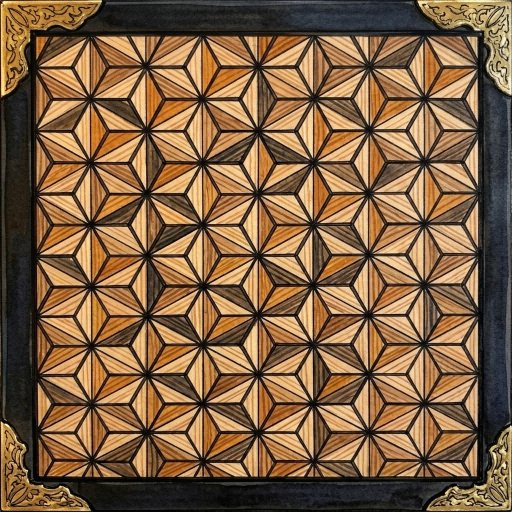
#> input picture puzles/ilustrada/fuentes/nivel2/cara_asanoha.jpg, 1024 x 1024 px (shown at 1/2 size); its folder holds 3 pictures in this run
$ python nivel2_capas.py
#> lines starting #> are read from the running program, lines starting #| are printed output that depends on the picture; after the words box and inside, x2 and y2 are one past the last pixel; in counts of white or black regions, pixels touching at a corner belong together; pictures that were not available may be replaced by others from this repository, and a replacement may not be noted
#!/usr/bin/env python3
"""Las capas del nivel 2 («La caja de dentro»), sacadas de sus ilustraciones de Gemini (fuentes/nivel2/ y
fuentes/sala_dos_ojos.jpg).

- La caja hija: tres caras pintadas de frente (asanoha, kikko y el frente con el párpado tallado), a 512 px.
- La cajita de laca roja vista desde arriba, recortada en su círculo (su tapa gira en el puzle de bolsillo).
- El ojo nuevo, el de piedra de luna, para animarlo como el viejo:
  - `ojo2.webp`: la cuenca con el ojo puesto y el iris borrado (se rellena fila a fila entre sus lados);
  - `iris2.webp`: el iris suelto;
  - su almendra (el hueco entre los párpados) y su iris van en `nivel2.json`.

Uso:  python3 puzles/ilustrada/herramientas/nivel2_capas.py
"""
import json
import os

import numpy as np
from PIL import Image, ImageDraw
from scipy import ndimage

AQUI = os.path.dirname(os.path.abspath(__file__))
RAIZ = os.path.normpath(os.path.join(AQUI, '..'))
FUENTES = os.path.join(RAIZ, 'fuentes')
CAPAS = os.path.join(RAIZ, 'pagina', 'capas')
ANCHO, ALTO = 1376, 768

# El ojo nuevo, medido sobre sala_dos_ojos.jpg (píxeles del boceto): arriba de izquierda a derecha y abajo de vuelta
ALMENDRA2 = [(876, 390.5), (880, 382), (885, 377), (890, 373.8), (900, 370), (910, 368.8), (920, 369.4), (930, 371.9),
             (940, 376.9), (947.5, 382.5), (944, 387.5), (940, 391), (930, 394.4), (920, 396), (910, 396.9), (900, 396.5),
             (890, 395), (884, 393.5), (879, 392)]
IRIS2 = (911.9, 382.5, 14.4)
ZONA_OJO2 = (864, 352, 958, 404)          # lo que cambia en la cara: la cuenca entera con sus párpados


def poligono(puntos, sobre=4):
    m = Image.new('L', (ANCHO * sobre, ALTO * sobre), 0)
    ImageDraw.Draw(m).polygon([(x * sobre, y * sobre) for x, y in puntos], fill=255)
    return np.asarray(m.resize((ANCHO, ALTO), Image.LANCZOS)).astype(np.float32) / 255.0


def webp(nombre, rgb, alfa=None, calidad=88):
    rgb = np.clip(rgb, 0, 255).astype(np.uint8)
    imagen = Image.fromarray(rgb, 'RGB') if alfa is None else Image.fromarray(
        np.dstack([rgb, (np.clip(alfa, 0, 1) * 255).astype(np.uint8)]), 'RGBA')
    imagen.save(os.path.join(CAPAS, nombre + '.webp'), 'WEBP', quality=calidad, method=6)
    print(f'  {nombre}.webp  {imagen.size[0]}×{imagen.size[1]}')


def caras_hija():
    for nombre in ('asanoha', 'kikko', 'frente_ojo'):
        im = Image.open(os.path.join(FUENTES, 'nivel2', f'cara_{nombre}.jpg')).convert('RGB').resize((512, 512), Image.LANCZOS)
        webp('hija_' + nombre.replace('_ojo', ''), np.asarray(im, np.float32), calidad=86)
#|   hija_asanoha.webp  512×512
#> pass 3 of the loop in caras_hija, `for nombre in ('asanoha', 'kikko', 'frente_ojo'):`:
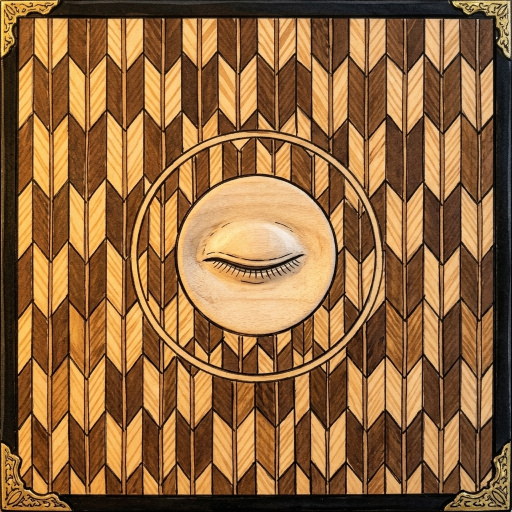
#> input picture puzles/ilustrada/fuentes/nivel2/cara_frente_ojo.jpg, 1024 x 1024 px (shown at 1/2 size)
#> in caras_hija, `im = Image.open(os.path.join(FUENTES, 'nivel2', f'cara_{nombre}.jpg'))..`:
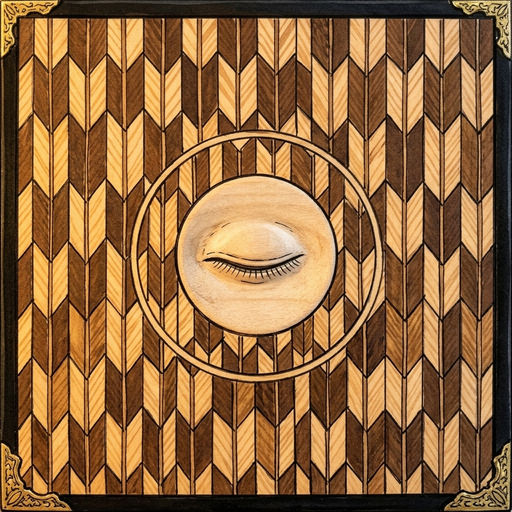
#> im: PIL image 512x512 RGB; mean R, G, B 145.8, 104.1, 61.8
#|   hija_frente.webp  512×512


def cajita():
    im = np.asarray(Image.open(os.path.join(FUENTES, 'nivel2', 'cajita.jpg')).convert('RGB'), np.float32)
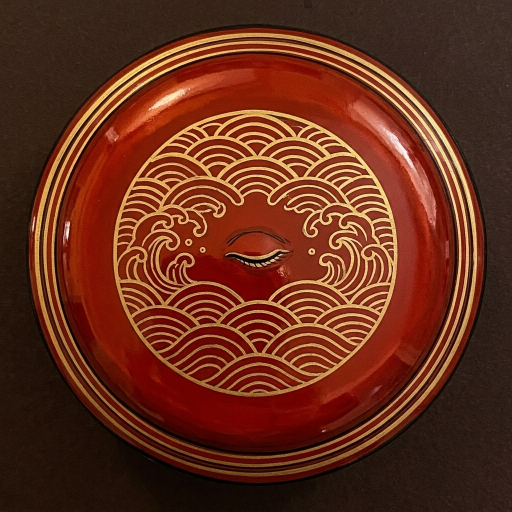
#> input picture puzles/ilustrada/fuentes/nivel2/cajita.jpg, 1024 x 1024 px (shown at 1/2 size)
#> im: shape (1024, 1024, 3) float32
    # el círculo de laca: lo que no es el fondo oscuro
    roja = (im[..., 0] > 90) & (im[..., 0] > im[..., 2] * 1.4)
#> roja: shape (1024, 1024) bool; 53% white; 2540 black regions (2401 under 20 px), largest, box (x1, y1, x2, y2) and area: (0, 0, 1024, 1024) 408167, (108, 104, 917, 913) 38992, (78, 74, 947, 946) 19479
    roja = ndimage.binary_fill_holes(ndimage.binary_closing(roja, iterations=4))
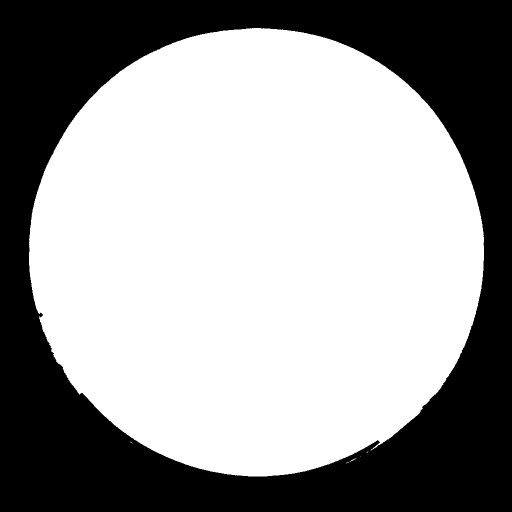
#> roja: shape (1024, 1024) bool (shown at 1/2 size); 61.2% white; 1 black region, box (x1, y1, x2, y2) and area: (0, 0, 1024, 1024) 407258
    ys, xs = np.nonzero(roja)
    cx, cy = xs.mean(), ys.mean()
#> cx = 513.3; cy = 503.7
    r = np.sqrt(roja.sum() / np.pi)
#> r = 451.8
    lado = int(np.ceil(r * 1.02))
#> lado = 461
    x0, y0 = int(round(cx - lado)), int(round(cy - lado))
#> x0 = 52; y0 = 43
    recorte = im[y0:y0 + 2 * lado, x0:x0 + 2 * lado]
    yy, xx = np.mgrid[0:2 * lado, 0:2 * lado]
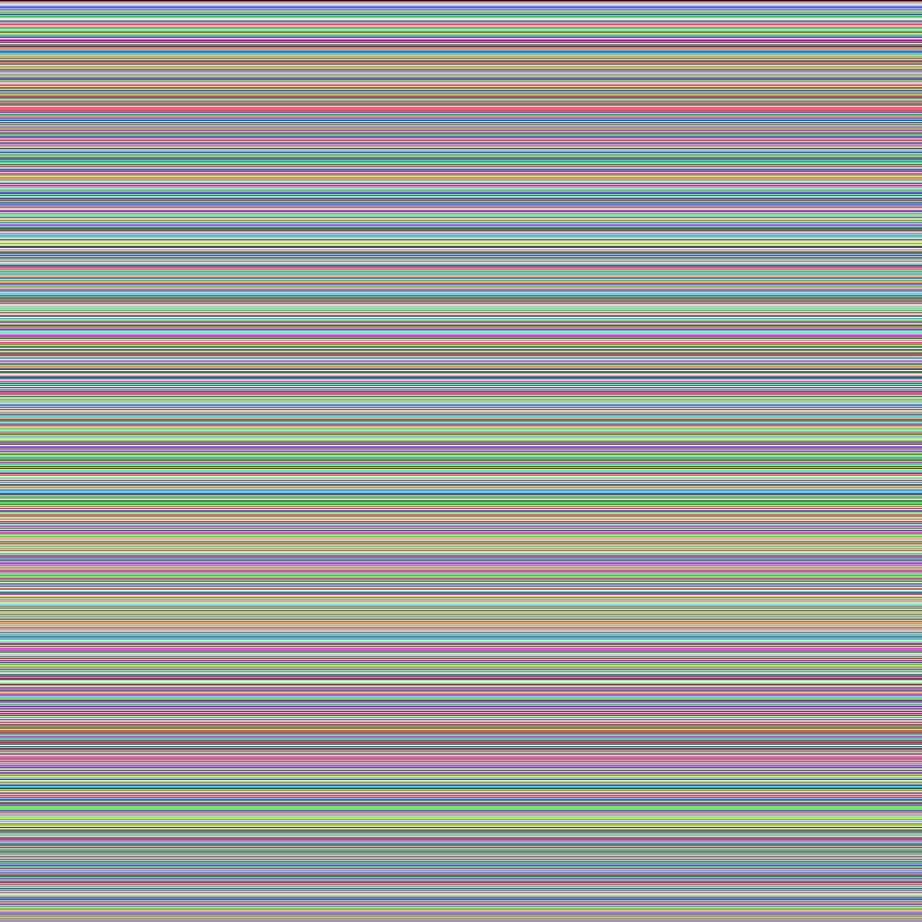
#> yy: shape (922, 922) int64; 922 distinct labels, from 0 to 921; one colour per label, 0 black
    alfa = np.clip(r + 0.5 - np.hypot(xx - (cx - x0), yy - (cy - y0)), 0, 1)
    rgb = np.asarray(Image.fromarray(recorte.astype(np.uint8)).resize((512, 512), Image.LANCZOS), np.float32)
    a = np.asarray(Image.fromarray((alfa * 255).astype(np.uint8)).resize((512, 512), Image.LANCZOS), np.float32) / 255
    webp('cajita', rgb, a, calidad=90)
#|   cajita.webp  512×512
    return {'radio': round(float(r / lado * 256), 1)}


def ojo_nuevo():
    base = np.asarray(Image.open(os.path.join(FUENTES, 'sala.jpg')).convert('RGB'), np.float32)
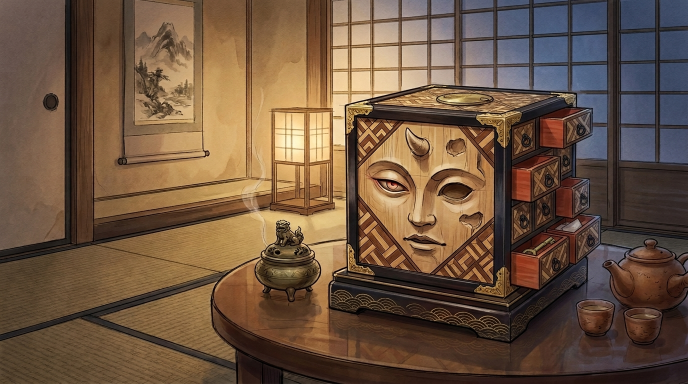
#> input picture puzles/ilustrada/fuentes/sala.jpg, 1376 x 768 px (shown at 1/2 size)
    dos = np.asarray(Image.open(os.path.join(FUENTES, 'sala_dos_ojos.jpg')).convert('RGB'), np.float32)
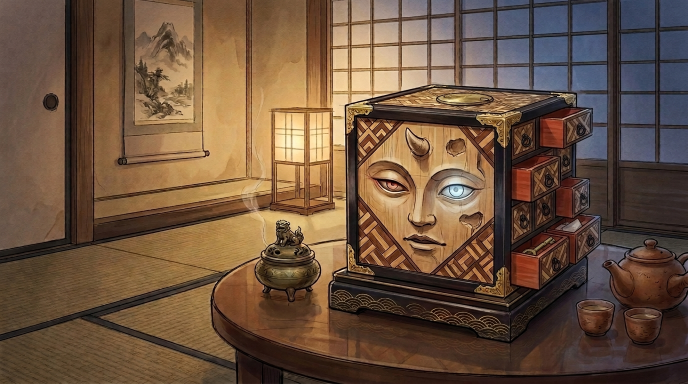
#> input picture puzles/ilustrada/fuentes/sala_dos_ojos.jpg, 1376 x 768 px (shown at 1/2 size)
    # Gemini oscurece un poco: se iguala por canal con lo que no cambia alrededor del ojo
    x0, y0, x1, y1 = ZONA_OJO2
    alrededor = np.zeros((ALTO, ANCHO), bool); alrededor[y0 - 40:y1 + 40, x0 - 60:x1 + 60] = True
    alrededor[y0:y1, x0:x1] = False
    for k in range(3):
        a, b = np.polyfit(dos[..., k][alrededor], base[..., k][alrededor], 1)
        dos[..., k] = dos[..., k] * a + b
#> this loop made 3 passes
#> (a, b) on passes 1 to 3: (1.02, -0.631), (0.982, 0.699), (0.871, 4.95)
    almendra = poligono(ALMENDRA2)
#> in poligono, `m = Image.new('L', (ANCHO * sobre, ALTO * sobre), 0)`: m: PIL image 5504x3072 L; every value is 0
#> in poligono, `ImageDraw.Draw(m).polygon([(x * sobre, y * sobre) for x, y in puntos],..`: m: PIL image 5504x3072 L; 0.14% white; 1 white region, box (x1, y1, x2, y2) and area: (3504, 1475, 3791, 1588) 23407
    cx, cy, r = IRIS2
    # el ojo sin iris: cada fila del disco del iris se rellena con el blanco que hay a sus lados (solo píxeles
    # claros, para no arrastrar la tinta de los párpados) y después se suaviza en vertical
    ojo = dos.copy()
    yy, xx = np.mgrid[0:ALTO, 0:ANCHO]
    hueco = (np.hypot(xx - cx, yy - cy) <= r + 2.6) & (almendra > 0.45)
#> hueco: shape (768, 1376) bool; 0.08% white; 1 white region, box (x1, y1, x2, y2) and area: (895, 369, 929, 397) 818
    luz = dos.mean(2)
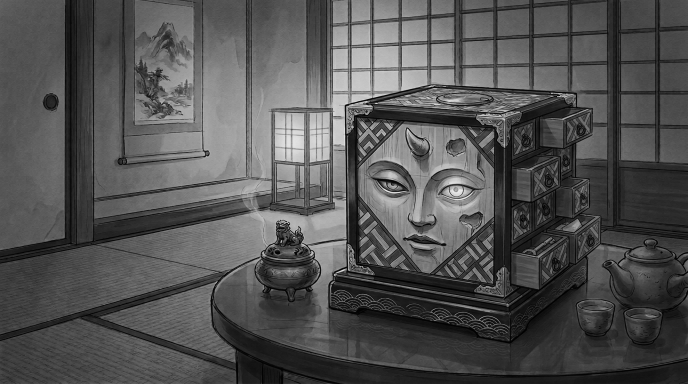
#> luz: shape (768, 1376) float32 (shown at 1/2 size); min 1.67, max 237.5, mean 83.3
    filas = {}
    for y in range(int(cy - r - 4), int(cy + r + 5)):
        xs = np.nonzero(hueco[y])[0]
        if not len(xs):
            continue
        izq = [x for x in range(xs.min() - 7, xs.min()) if almendra[y, x] > 0.6 and luz[y, x] > 150]
        der = [x for x in range(xs.max() + 1, xs.max() + 8) if almendra[y, x] > 0.6 and luz[y, x] > 150]
        if izq and der:
            filas[y] = (dos[y, izq].mean(0), dos[y, der].mean(0), xs.min(), xs.max())
#> this loop made 37 passes
#> (izq, der) on passes 11, 13, 14, 15, 16, 17, 18, 19, 20: ([897], [927, 928]), ([896], [928, 929, 930, 931]), ([895], [928, 929, 930, 932, 934]), ([894, 895], [929, 930, 931]), ([891, 892, 893, 894, 895], [929, 930, 931, 932]), ([891, 892, 893, 894, 895], [929, 930, 931, 932, 933, 934, 935]), ([891, 892, 893, 894], [929, 930, 931, 932, 933, 934, 935]), ([890, 891, 892, 893, 894], [929, 930, 931, 932, 933, 934, 935]), ([888, 889, 890, 891, 892, 893, 894], [929, 930, 931, 932, 933, 934, 935])
#> izq on passes 31 to 33: [893, 894, 895, 896], [894, 895, 896, 897, 898, 899], [900, 901]
#> after the loop, filas = 19 items
    validas = sorted(filas)
#> validas = [374, 376, 377, 378, 379, 380, 381, 382, 383, 384, 385, 386, 387, 388, 389, 390, 391, 392, 393]
    for y in range(int(cy - r - 4), int(cy + r + 5)):
        xs = np.nonzero(hueco[y])[0]
        if not len(xs) or not validas:
            continue
        a, b, x0f, x1f = filas[min(validas, key=lambda v: abs(v - y))]
        for x in xs:
            t = np.clip((x - x0f) / max(1, x1f - x0f), 0, 1)
            ojo[y, x] = a * (1 - t) + b * t
#> this loop made 37 passes
#> (a, b, x0f, x1f) on passes 6 to 17: ([149.9, 159.8, 157.3], [157, 165.7, 158.6], 898, 926), ([149.9, 159.8, 157.3], [157, 165.7, 158.6], 898, 926), ([149.9, 159.8, 157.3], [157, 165.7, 158.6], 898, 926), ([149.9, 159.8, 157.3], [157, 165.7, 158.6], 898, 926), ([149.9, 159.8, 157.3], [157, 165.7, 158.6], 898, 926), ([149.9, 159.8, 157.3], [157, 165.7, 158.6], 898, 926), ([149.9, 159.8, 157.3], [157, 165.7, 158.6], 898, 926), ([159.1, 172.6, 169.5], [163.2, 171.6, 162.1], 897, 927), ([163.2, 177.5, 173.9], [158.9, 165.3, 155.7], 896, 927), ([158.1, 172.6, 166.5], [162.1, 170.9, 159.3], 896, 928), ([167.6, 178.6, 166.9], [175.6, 184.1, 169.3], 896, 928), ([175.6, 186.5, 173.2], [179.7, 186.2, 170], 896, 928)
    suavizado = ndimage.gaussian_filter(ojo, (1.6, 1.0, 0))
    ojo[hueco] = suavizado[hueco]
    ruido = ndimage.gaussian_filter(np.random.default_rng(11).normal(0, 1, (ALTO, ANCHO)), 0.7)
    ojo += (ruido / ruido.std() * 3.0)[..., None] * (almendra[..., None] > 0.5)
    # lo que se pega sobre la cuenca vacía: la cuenca entera, con un borde suave
    zona = np.zeros((ALTO, ANCHO), np.float32)
    yy, xx = np.mgrid[0:ALTO, 0:ANCHO]
    zona[((xx - (x0 + x1) / 2) / ((x1 - x0) / 2)) ** 2 + ((yy - (y0 + y1) / 2) / ((y1 - y0) / 2)) ** 2 <= 1] = 1
    zona = np.clip(ndimage.gaussian_filter(zona, 2.0) * 1.15, 0, 1)
    caja = (x0 - 4, y0 - 4, x1 + 4, y1 + 4)
    webp('ojo2', ojo[caja[1]:caja[3], caja[0]:caja[2]], zona[caja[1]:caja[3], caja[0]:caja[2]], calidad=94)
#|   ojo2.webp  102×60
    # el iris suelto, con su borde
    lado = int(np.ceil(r)) + 2
    sub = dos[int(cy) - lado - 1:int(cy) + lado + 3, int(cx) - lado - 1:int(cx) + lado + 3]
    desplazado = ndimage.shift(sub, (-(cy - int(cy)), -(cx - int(cx)), 0), order=1)
    iris = desplazado[1:2 * lado + 2, 1:2 * lado + 2]
    yy, xx = np.mgrid[-lado:lado + 1, -lado:lado + 1]
    alfa = np.clip(r + 0.5 - np.hypot(xx, yy), 0, 1)
    webp('iris2', iris, alfa, calidad=96)
#> in webp (call 6), `imagen = Image.fromarray(rgb, 'RGB') if alfa is None else Image.fromar..`:
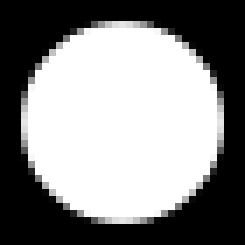
#> alfa: shape (35, 35) float64 (shown 7 times larger); min 0, max 1, mean 0.532
#|   iris2.webp  35×35
    return {'almendra2': ALMENDRA2, 'iris2': {'x': cx - lado, 'y': cy - lado, 'w': 2 * lado + 1, 'h': 2 * lado + 1, 'cx': cx, 'cy': cy, 'r': r},
            'ojo2': {'x': caja[0], 'y': caja[1], 'w': caja[2] - caja[0], 'h': caja[3] - caja[1]}}


def principal():
    caras_hija()
    datos = {'cajita': cajita()}
    datos.update(ojo_nuevo())
    with open(os.path.join(CAPAS, 'nivel2.json'), 'w', encoding='utf-8') as f:
        json.dump(datos, f, ensure_ascii=False, indent=1)
    print('nivel2.json escrito')


if __name__ == '__main__':
    principal()
